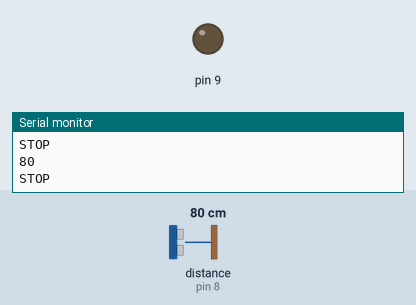
A sketch run on a simulated Arduino Uno, built with avr-gcc and run on an emulated ATmega328P. Shown: output pins drawn as LEDs (lit = HIGH), the last lines printed to the serial monitor. The test bench sets the inputs (shaded band); at power-on: distance to the obstacle (sensor on pin 8) 80 cm. The echo pulse lasts 58.3 µs per cm; pins used as bus, display or sensor lines are not drawn.

Above: at 1.2 s.
1.3 s: distance to the obstacle (sensor on pin 8) set to 8 cm
2.8 s: distance to the obstacle (sensor on pin 8) set to 5 cm
At 3.5 s:
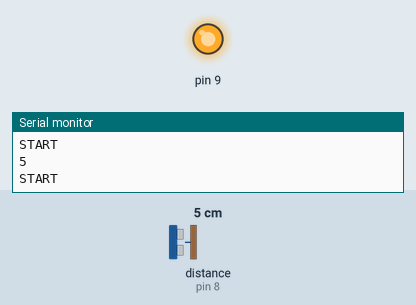
4.3 s: distance to the obstacle (sensor on pin 8) set to 9 cm
At 5.1 s:
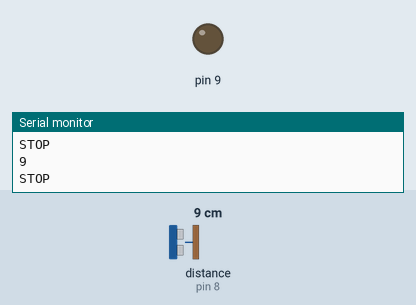
5.8 s: distance to the obstacle (sensor on pin 8) set to 2 cm
At 6.9 s:
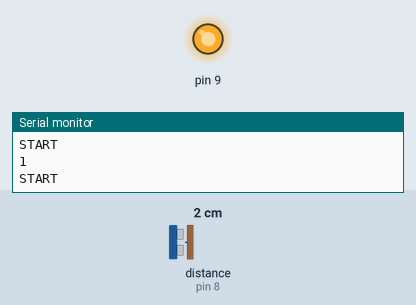
Timing chart, 0 to 8.3 s (numbered marks = the images above; inputs shaded):
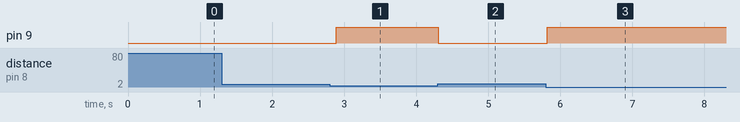

The sketch:

water_pump.ino
```cpp
const int eko=8;
const int trig=7;
int mesafe;
int sure;

void setup() {
  pinMode(trig,OUTPUT);
  pinMode(eko,INPUT);
  pinMode(9,OUTPUT);

  Serial.begin(9600);
}

void loop() {

  digitalWrite(trig, LOW);
  delayMicroseconds(10);
  digitalWrite(trig, HIGH);
  delayMicroseconds(20);
  digitalWrite(trig, LOW);
  sure = pulseIn(eko, HIGH);
  mesafe= (sure/29.1)/2;
  Serial.println(mesafe);


  if(mesafe<=5){

      digitalWrite(9,HIGH);

      Serial.println("START");


  }

else{


     digitalWrite(9,LOW);

      Serial.println("STOP");
}

 delay(100);
}
```

Measured:
- the behaviour switches between 7 and 6 cm on distance to the obstacle (sensor on pin 8) (found by bisection; images 0 and 1)
- after the input at 2.8 s, pin 9: LOW → HIGH after 0.09 s
- after the input at 4.3 s, pin 9: HIGH → LOW at once
- after the input at 5.8 s, pin 9: LOW → HIGH at once
